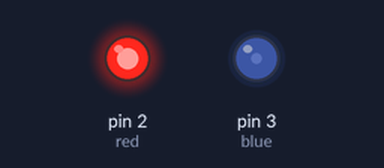
A sketch run on a simulated Arduino Uno, built with avr-gcc and run on an emulated ATmega328P. On the bench: output pins drawn as LEDs (lit = HIGH). What the sketch prints to the serial monitor is not drawn.

Above: at 0.05 s.
At 0.85 s:
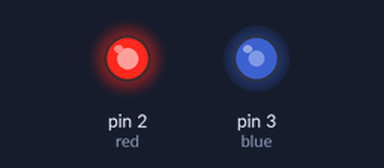
Timing chart, 0 to 3.0 s (numbered marks = the images above):
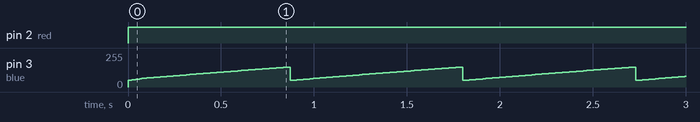

Measured:
- by itself, pin 2 (red): LOW → HIGH at 0.00 s
- by itself, pin 3 (blue): ramps from 50/255 to 150/255 and jumps back, once every 0.93 s

The sketch:

analogled2.ino
```cpp
const int red = 2;
const int blue = 3;
void setup() {
  pinMode(red, OUTPUT);
  pinMode(blue, OUTPUT);
  Serial.begin(9600);


}

void loop() {
 for(int i=0;i<=50;i++) {
  analogWrite(red, 200-i);
  analogWrite(blue, 50+2*i);
  Serial.println("Red=" +String(200-i)+" Blue="+String(50+2*i));
  delay(10);
 }
 for(int i=150;i<=50;i--) {
  analogWrite(red, i);
  Serial.println("Red=" +String(i)+" Blue="+String(150));
  delay(10);
 }
 for(int i=50;i>=100;i++) {
  analogWrite(red, i);
  analogWrite(blue, 300-(3*i));
  Serial.println("Red=" +String(i)+" Blue="+String(300-(3*i)));
  delay(5);
 }


}
```
